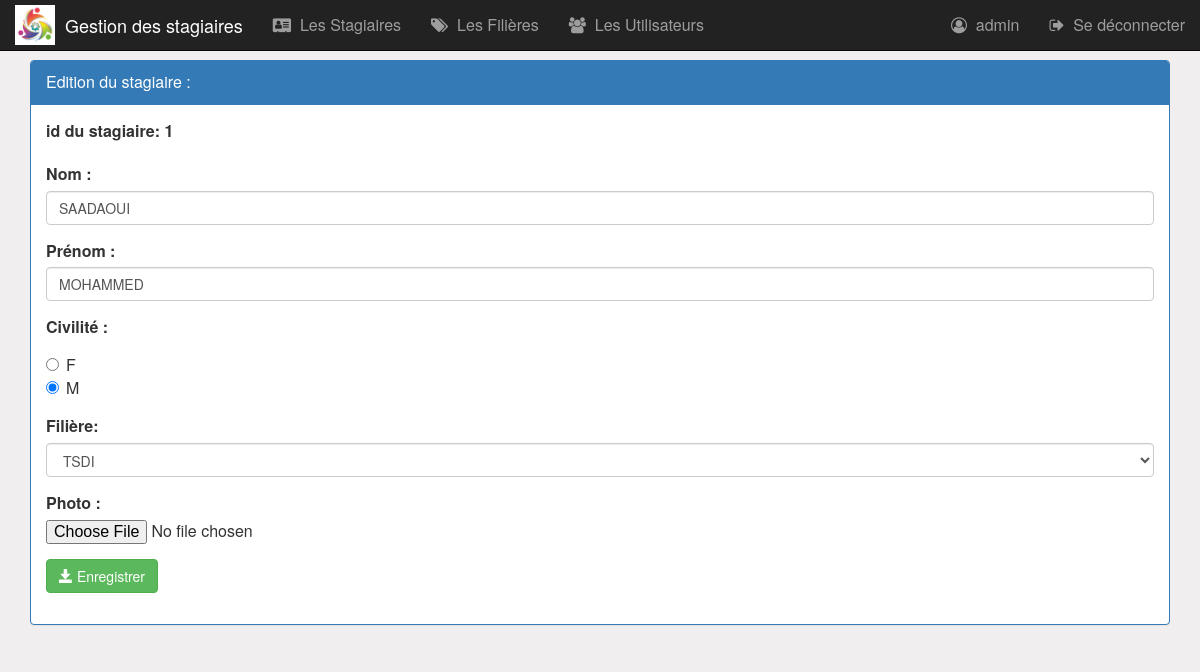
The app's page /modules/Stagiaire/editerStagiaire.php?idS=1 (signed in) with its own data.
### tables this page shows
create table stagiaire(
    idStagiaire int(4) auto_increment primary key,
    nom varchar(50),
    prenom varchar(50),
    civilite varchar(1),
    photo varchar(100),
    idFiliere int(4)
);

create table filiere(
    idFiliere int(4) auto_increment primary key,
    nomFiliere varchar(50),
    niveau varchar(50)
);

### modules/Stagiaire/editerStagiaire.php (the view, shortened to what this page needs)
<?php
    require_once('../../config/connexiondb.php');
    $idS=isset($_GET['idS'])?$_GET['idS']:0;
    $requeteS="select * from stagiaire where idStagiaire=$idS";
    $resultatS=$pdo->query($requeteS);
    $stagiaire=$resultatS->fetch();
    $nom=$stagiaire['nom'];
    $prenom=$stagiaire['prenom'];
    $civilite=strtoupper($stagiaire['civilite']);
    $idFiliere=$stagiaire['idFiliere'];
    $requeteF="select * from filiere";
    $resultatF=$pdo->query($requeteF);
?>
<HTML>
    <head>
        <link rel="stylesheet" type="text/css" href="../../assets/css/bootstrap.min.css">
        <link rel="stylesheet" type="text/css" href="../../assets/css/font-awesome.min.css">
        <link rel="stylesheet" type="text/css" href="../../assets/css/monstyle.css">
    </head>
    <body>
        <?php include("../../includes/menu.php"); ?>
        <div class="container">
             <div class="panel panel-primary margetop60">
                <div class="panel-heading">Edition du stagiaire :</div>
                <div class="panel-body">
                    <form method="post" action="updateStagiaire.php" class="form"  enctype="multipart/form-data">
						<div class="form-group">
                             <label for="idS">id du stagiaire: <?php echo $idS ?></label>
                        </div>
                        <div class="form-group">
                             <label for="nom">Nom :</label>
                            <input type="text" name="nom" placeholder="Nom" class="form-control" value="<?php echo $nom ?>"/>
                        </div>
                        <div class="form-group">
                             <label for="prenom">Prénom :</label>
                            <input type="text" name="prenom" placeholder="Prénom" class="form-control"
                                   value="<?php echo $prenom ?>"/>
                        </div>
                        <div class="form-group">
                            <label for="civilite">Civilité :</label>
                            <div class="radio">
                                <label><input type="radio" name="civilite" value="F"
                                    <?php if($civilite==="F")echo "checked" ?> checked/> F </label><br>
                                <label><input type="radio" name="civilite" value="M"
                                    <?php if($civilite==="M")echo "checked" ?>/> M </label>
                            </div>
                        </div>
                        <div class="form-group">
                            <label for="idFiliere">Filière:</label>
				            <select name="idFiliere" class="form-control" id="idFiliere">
                              <?php while($filiere=$resultatF->fetch()) { ?>
                                <option value="<?php echo $filiere['idFiliere'] ?>"
                                         <?php if($idFiliere===$filiere['idFiliere']) echo "selected" ?>>
                                    <?php echo $filiere['nomFiliere'] ?>
                                </option>
                              <?php }?>
				            </select>
                        </div>
                        <div class="form-group">
                             <label for="photo">Photo :</label>
                            <input type="file" name="photo" />
                        </div>
				        <button type="submit" class="btn btn-success">
                            <span class="glyphicon glyphicon-save"></span>
                            Enregistrer
                        </button>
					</form>
                </div>
            </div>
        </div>
    </body>
</HTML>

### assets/css/monstyle.css (style rules this page uses)
.margetop60 { margin-top: 60px; }
body { background-color: rgb(240, 238, 238); font-size: 16px; }

### records on screen
stagiaire: nom "SAADAOUI", prenom "MOHAMMED", civilite "☐ F", civilite "☑ M", idFiliere "TSDI"

### other values on screen
$_SESSION['user']['login'] "admin"
$idS "1"
